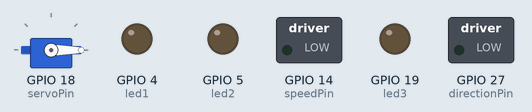
Recording of a sketch running on a simulated ESP32. On the bench: servo, switched loads named in the sketch (green lamp = pin HIGH), output pins drawn as LEDs (lit = HIGH). WiFi joins after 1.5 s; servers stay silent unless stated; what the sketch prints to the serial monitor is not drawn.

Above: at 0.1 s.
At 1.6 s:
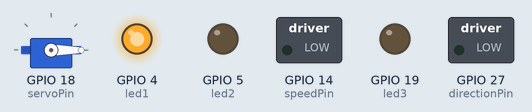
Timing chart, 0 to 3.1 s (numbered marks = the images above):
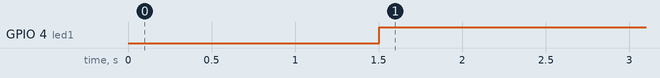

Measured:
- by itself, GPIO 4 (led1): LOW → HIGH at 1.5 s

The sketch:

SORT.ino
```cpp
// #include <ESPAsyncWebServer.h>

#include <ESP32Servo.h>

// Define LED pins
const int led1 = 4;
const int led2 = 5;
const int led3 = 19;
const int speedPin = 14;
const int directionPin = 27;

//----------------------
int ledChoice = 1;
bool move = false;
bool type= false;
int speed=0;
int angle=0;
//----------------------
// servo motor
Servo myServo;             // Servo object
const int servoPin = 18;   // Choose an unused PWM-capable pin
int servoAngle = 0;        // Default angle

//Wifi
#include <WiFi.h>
#include <WebServer.h>
const char* ssid = "Connexion ";
const char* password = "12345678";
String data_get = "";
WebServer server(80);
void handlePost() {
  if (server.hasArg("choix") && server.hasArg("move") && server.hasArg("type")) {
    ledChoice = server.arg("choix").toInt();
    move = server.arg("move").toInt();     // Convert "0"/"1" to bool
    type = server.arg("type").toInt();
    speed= server.arg("speed").toInt();
    angle= server.arg("angle").toInt();

    Serial.printf("Received - Choix: %d, Move: %d, Type: %d ,speed: %d , Angle: %d\n",ledChoice, move, type, speed, angle);
    String json = "{";
    json += "\"message\":\"Data received\",";
    json += "\"Motor speed\":" + String(speed) + ",";
    json += "\"LED\":" + String(ledChoice) + ",";
    json += "\"Servo angle\":" + String(servoAngle);
    json += "}";
    data_get=json;
    server.send(200, "application/json", json);
  } else {
    server.send(400, "text/plain", "Missing parameters");
  }

}
// Function to control the servo
void controlServo(bool move, bool type) {
  if (!move && type) {
    servoAngle = angle;
  } else {
    servoAngle = 0;
  }
  myServo.write(servoAngle);
  delay(1000);
  myServo.write(0);
}

// Function to control LEDs
void lightUpLED(int choice) {
  // Turn off all LEDs first
  digitalWrite(led1, LOW);
  digitalWrite(led2, LOW);
  digitalWrite(led3, LOW);

  // Turn on the selected LED
  if (choice == 1) {
    digitalWrite(led1, HIGH);
  } else if (choice == 2) {
    digitalWrite(led2, HIGH);
  } else if (choice == 3) {
    digitalWrite(led3, HIGH);
  }
}

// Function to control motor
void controlMotor(bool move) {
 if (move) {
    digitalWrite(directionPin, HIGH); // Set direction forward
    analogWrite(speedPin, speed);     // Set motor speed
  } else {
    analogWrite(speedPin, 0);         // Stop motor
  }
}

void setup() {
  // Set pins as outputs
  Serial.begin(9600);
  pinMode(led1, OUTPUT);
  pinMode(led2, OUTPUT);
  pinMode(led3, OUTPUT);
  pinMode(speedPin, OUTPUT);
  pinMode(directionPin, OUTPUT);
 //---------------------------
  myServo.attach(servoPin);
  myServo.write(servoAngle);
  //-------------------------wifi
  WiFi.begin(ssid, password);
  Serial.println("Connecting to WiFi...");

  while (WiFi.status() != WL_CONNECTED) {
    delay(500);
    Serial.print(".");
  }

  Serial.println("\nConnected to WiFi!");
  Serial.println(WiFi.localIP());  // Note this IP for the Python script

  server.on("/data", HTTP_POST, handlePost);

  // to read on the wifi.py
 server.on("/status", HTTP_GET, []() {
  // String json = "{\"message\":\"OK\",\"Motor speed\":255,\"LED\":1,\"Servo angle\":90}";
  server.send(200, "application/json", data_get);
});


  server.begin();


}

void loop() {

 server.handleClient();
  // Call the function with the chosen value
  lightUpLED(ledChoice);
  controlMotor(move);
  controlServo(move,type);
  //controlServo(move, type);
  delay(1000);

// Delay to prevent rapid changes
}
```
